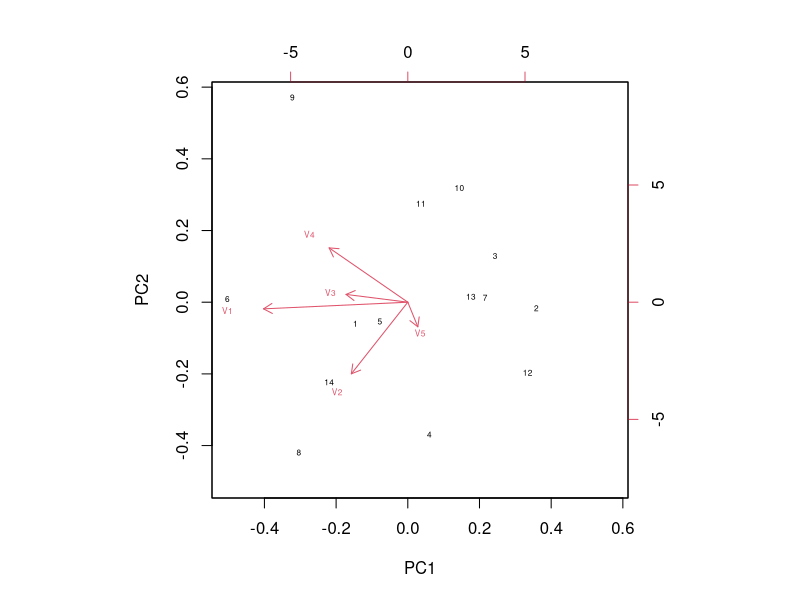
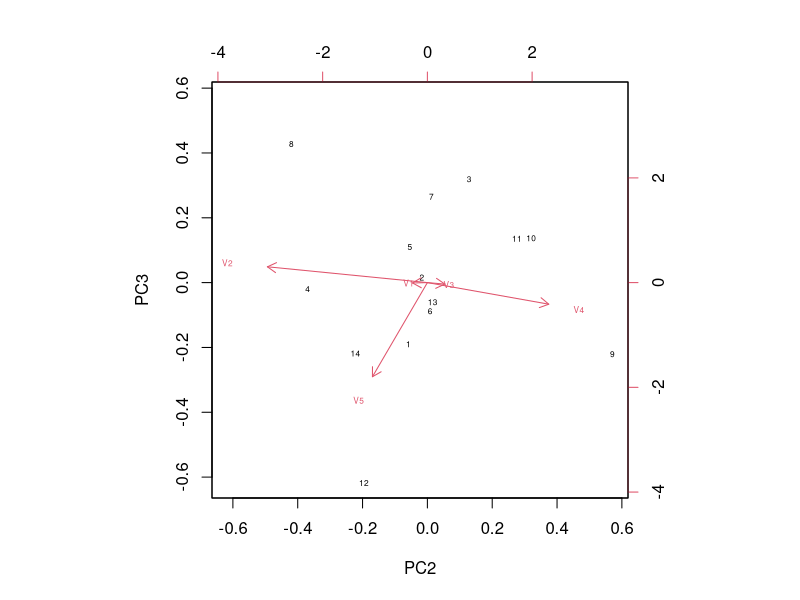
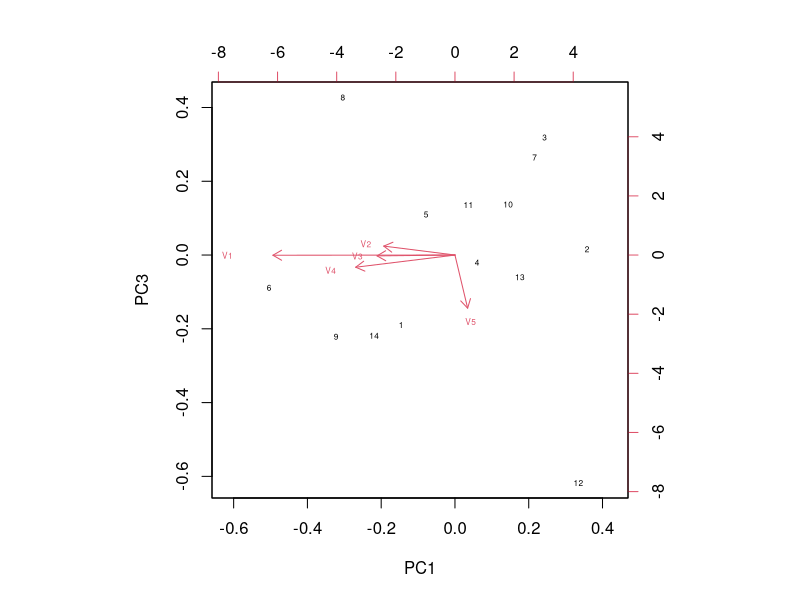
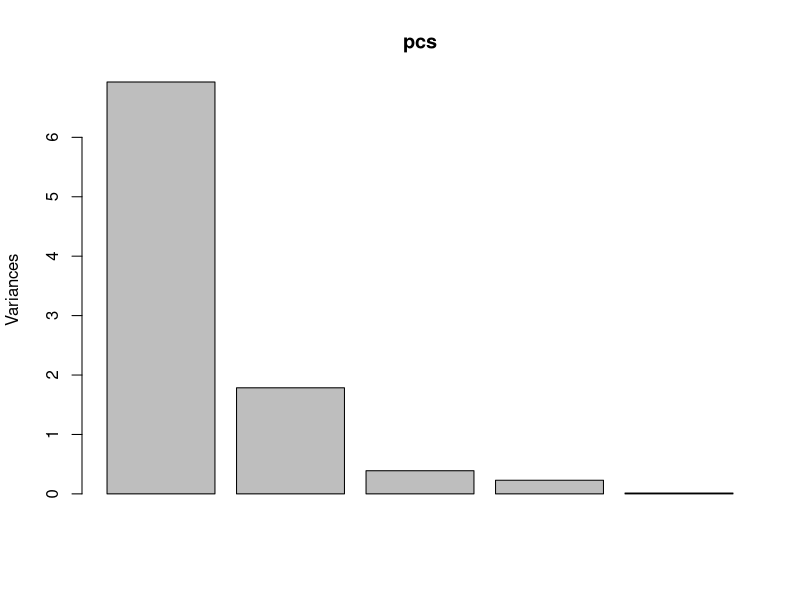
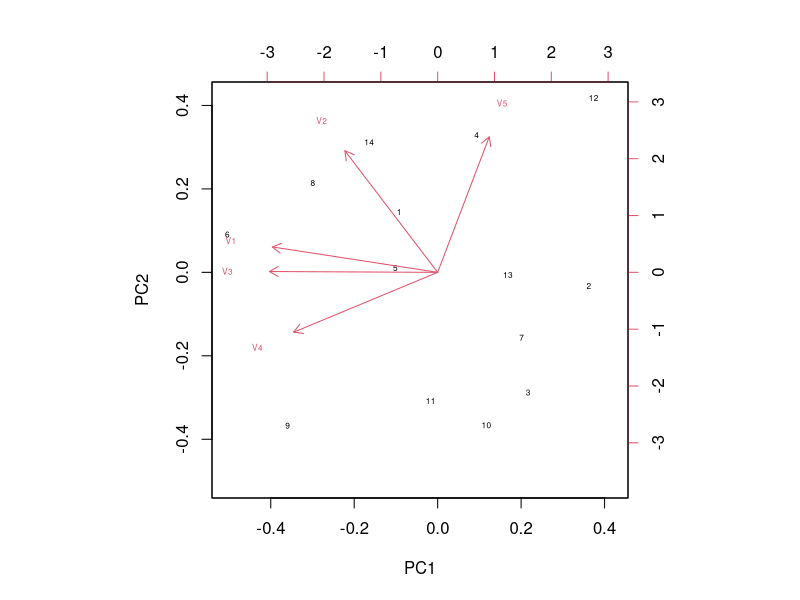

The R script that drew these images, in order:
#.r script for running PCA, adapted from MVO 010 from the BAT


#Data input

m <- read.table("T8-5.DAT")
m

#Principal components analysis

?prcomp #Run this if you want to learn more about the percomp() function
pcs <- prcomp(m, retex=TRUE, center = TRUE, scale = FALSE) #scale = FALSE makes sure that the original variables keep their individual scales
pcs
pcs$x
pcs$center
pcs$scale

#biplot
biplot(pcs, choices = c(1,2), cex = 0.5) #Looking at principal components 1 and 2
biplot(pcs, choices = c(2,3), cex = 0.5) #Looting at principal components 2 and 3
biplot(pcs, choices = c(1,3), cex = 0.5) #looking at principal components 1 and 3

#screeplot
plot(pcs)

#PCA using correlation matrix

#You generally use this if the original variables have different scales
pcs_2 <- prcomp(m, scale = TRUE) #scale = TRUE scales the original variables so they are comparable.

#Doing the same as before
pcs_2
pcs_2$x
pcs_2$center
pcs_2$scale


biplot(pcs_2, choices = c(1,2), cex = 0.5)
#Notice that this biplot looks a bit different from the original biplots
